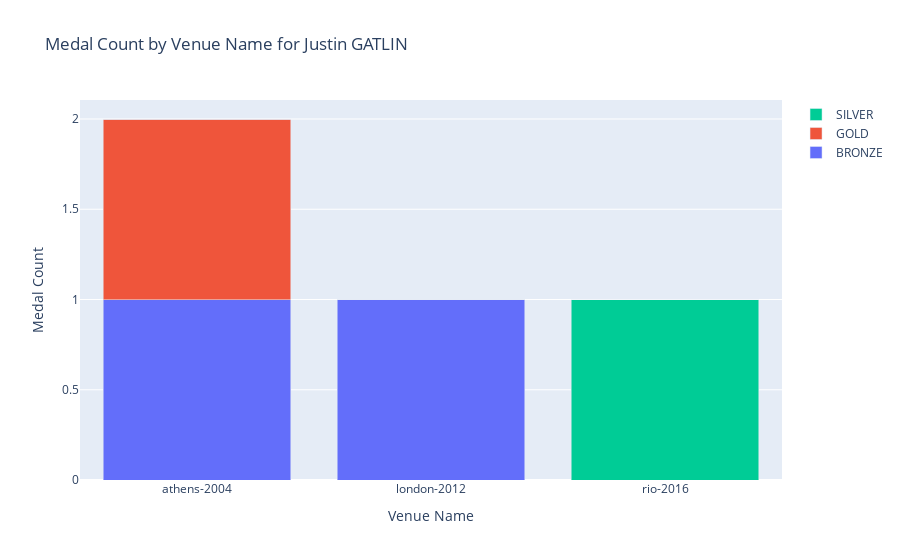

Here is the notebook cell this chart was saved with:
### Markdown cell above
###Historic Performance of a particular olympian across all slugs

### Code cell
import seaborn as sns
import matplotlib.pyplot as plt
import plotly.graph_objects as go


def create_medal_count_plot(name, df):
    # Clone the DataFrame and filter for the specific athlete
    df_clone = df.copy()
    df_clone = df_clone.dropna(subset=['athlete_full_name'])
    df_clone = df_clone[df_clone['athlete_full_name'] == name]

    # Select the desired columns
    filtered_df = df_clone[['slug_game', 'event_title', 'athlete_full_name', 'medal_type']]

    # Group the DataFrame by 'slug_game' and 'medal_type' and count the occurrences
    grouped_df = filtered_df.groupby(['slug_game', 'medal_type']).size().unstack().fillna(0)

    # Create a list of medal types
    medal_types = grouped_df.columns

    # Create a trace for each medal type
    traces = []
    for medal_type in medal_types:
        trace = go.Bar(
            x=grouped_df.index,
            y=grouped_df[medal_type],
            name=medal_type
        )
        traces.append(trace)

    # Create the layout
    layout = go.Layout(
        title=f"Medal Count by Venue Name for {name}",
        xaxis=dict(title='Venue Name'),
        yaxis=dict(title='Medal Count'),
        barmode='stack'
    )

    # Create the figure
    fig = go.Figure(data=traces, layout=layout)

    # Display the interactive plot
    fig.show()

name =input()
create_medal_count_plot(name,df)

### Figure 1 — Plotly figure (JSON) as saved in the notebook; plotly's stock layout.template omitted (floating-point values rounded to 4 significant figures)
{"data": [{"name": "BRONZE", "type": "bar", "x": ["athens-2004", "london-2012", "rio-2016"], "y": [1, 1, 0]}, {"name": "GOLD", "type": "bar", "x": ["athens-2004", "london-2012", "rio-2016"], "y": [1, 0, 0]}, {"name": "SILVER", "type": "bar", "x": ["athens-2004", "london-2012", "rio-2016"], "y": [0, 0, 1]}], "layout": {"barmode": "stack", "title": {"text": "Medal Count by Venue Name for Justin GATLIN"}, "xaxis": {"title": {"text": "Venue Name"}}, "yaxis": {"title": {"text": "Medal Count"}}}}
